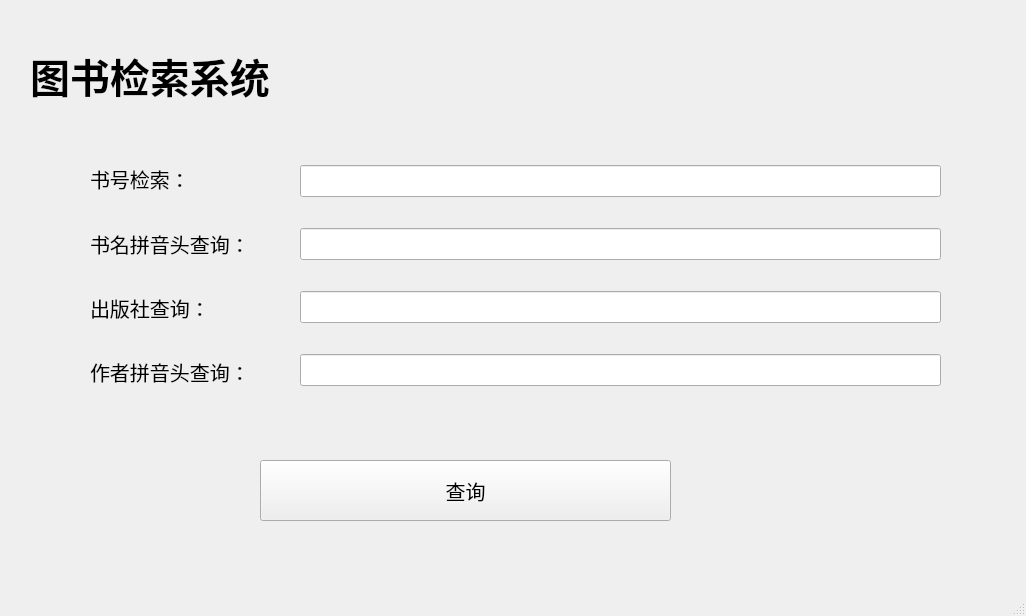
<?xml version="1.0" encoding="UTF-8"?>
<ui version="4.0">
 <class>SearchW</class>
 <widget class="QMainWindow" name="SearchW">
  <property name="geometry">
   <rect>
    <x>0</x>
    <y>0</y>
    <width>1026</width>
    <height>616</height>
   </rect>
  </property>
  <property name="windowTitle">
   <string>MainWindow</string>
  </property>
  <widget class="QWidget" name="centralwidget">
   <widget class="QLabel" name="label">
    <property name="geometry">
     <rect>
      <x>30</x>
      <y>40</y>
      <width>331</width>
      <height>71</height>
     </rect>
    </property>
    <property name="font">
     <font>
      <pointsize>30</pointsize>
      <weight>75</weight>
      <bold>true</bold>
     </font>
    </property>
    <property name="text">
     <string>图书检索系统</string>
    </property>
   </widget>
   <widget class="QPushButton" name="pushButton">
    <property name="geometry">
     <rect>
      <x>260</x>
      <y>460</y>
      <width>411</width>
      <height>61</height>
     </rect>
    </property>
    <property name="font">
     <font>
      <pointsize>15</pointsize>
     </font>
    </property>
    <property name="text">
     <string>查询</string>
    </property>
   </widget>
   <widget class="QWidget" name="layoutWidget">
    <property name="geometry">
     <rect>
      <x>300</x>
      <y>140</y>
      <width>641</width>
      <height>271</height>
     </rect>
    </property>
    <layout class="QVBoxLayout" name="verticalLayout">
     <item>
      <widget class="QLineEdit" name="lineEdit">
       <property name="font">
        <font>
         <pointsize>15</pointsize>
        </font>
       </property>
      </widget>
     </item>
     <item>
      <widget class="QLineEdit" name="lineEdit_2">
       <property name="font">
        <font>
         <pointsize>15</pointsize>
        </font>
       </property>
      </widget>
     </item>
     <item>
      <widget class="QLineEdit" name="lineEdit_3">
       <property name="font">
        <font>
         <pointsize>15</pointsize>
        </font>
       </property>
      </widget>
     </item>
     <item>
      <widget class="QLineEdit" name="lineEdit_4">
       <property name="font">
        <font>
         <pointsize>15</pointsize>
        </font>
       </property>
      </widget>
     </item>
    </layout>
   </widget>
   <widget class="QWidget" name="layoutWidget">
    <property name="geometry">
     <rect>
      <x>90</x>
      <y>150</y>
      <width>202</width>
      <height>251</height>
     </rect>
    </property>
    <layout class="QVBoxLayout" name="verticalLayout_2">
     <item>
      <widget class="QLabel" name="label_2">
       <property name="font">
        <font>
         <pointsize>15</pointsize>
        </font>
       </property>
       <property name="text">
        <string>书号检索：</string>
       </property>
      </widget>
     </item>
     <item>
      <widget class="QLabel" name="label_3">
       <property name="font">
        <font>
         <pointsize>15</pointsize>
        </font>
       </property>
       <property name="text">
        <string>书名拼音头查询：</string>
       </property>
      </widget>
     </item>
     <item>
      <widget class="QLabel" name="label_5">
       <property name="font">
        <font>
         <pointsize>15</pointsize>
        </font>
       </property>
       <property name="text">
        <string>出版社查询：</string>
       </property>
      </widget>
     </item>
     <item>
      <widget class="QLabel" name="label_4">
       <property name="font">
        <font>
         <pointsize>15</pointsize>
        </font>
       </property>
       <property name="text">
        <string>作者拼音头查询：</string>
       </property>
      </widget>
     </item>
    </layout>
   </widget>
  </widget>
  <widget class="QMenuBar" name="menubar">
   <property name="geometry">
    <rect>
     <x>0</x>
     <y>0</y>
     <width>1026</width>
     <height>21</height>
    </rect>
   </property>
  </widget>
  <widget class="QStatusBar" name="statusbar"/>
 </widget>
 <resources/>
 <connections/>
</ui>
